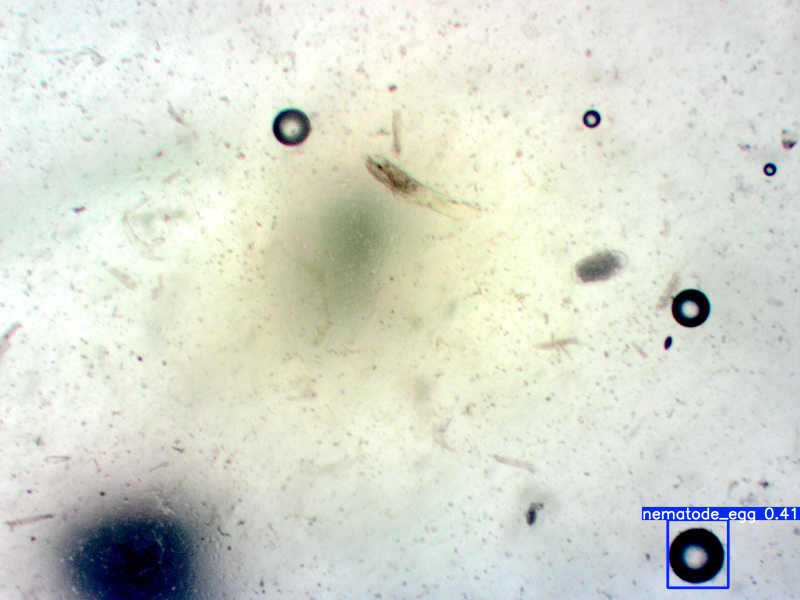
#> input picture YOLO/nematode_yolov5s/test/Image_05.tif, 1600 x 1200 px, found by its file name (shown at 1/2 size)
$ python image_process_a.py
#> lines starting #> are read from the running program, lines starting #| are printed output that depends on the picture; after the words box and inside, x2 and y2 are one past the last pixel; in counts of white or black regions, pixels touching at a corner belong together
import cv2
import numpy as np
import matplotlib.pyplot as plt

# Load the microscope image
image_path = "Data/Image_05.tif"  # Adjust the path if needed
image = cv2.imread(image_path)
#> image is the input picture: shape (1200, 1600, 3); mean B, G, R 206.9, 218.1, 214

# Convert to grayscale
gray = cv2.cvtColor(image, cv2.COLOR_BGR2GRAY)
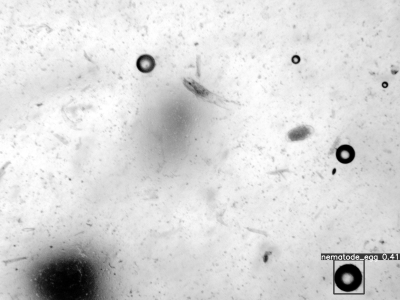
#> gray: shape (1200, 1600) (shown at 1/4 size); min 0, max 255, mean 215.6

# clahe = cv2.createCLAHE(clipLimit=2.0, tileGridSize=(8, 8))
# enhanced_gray = clahe.apply(gray)

# Apply Gaussian blur to reduce noise
blurred = cv2.GaussianBlur(gray, (5, 5), 1)

# Apply global thresholding first (removes unnecessary background variation)
_, global_thresh = cv2.threshold(blurred, 150, 255, cv2.THRESH_BINARY_INV)
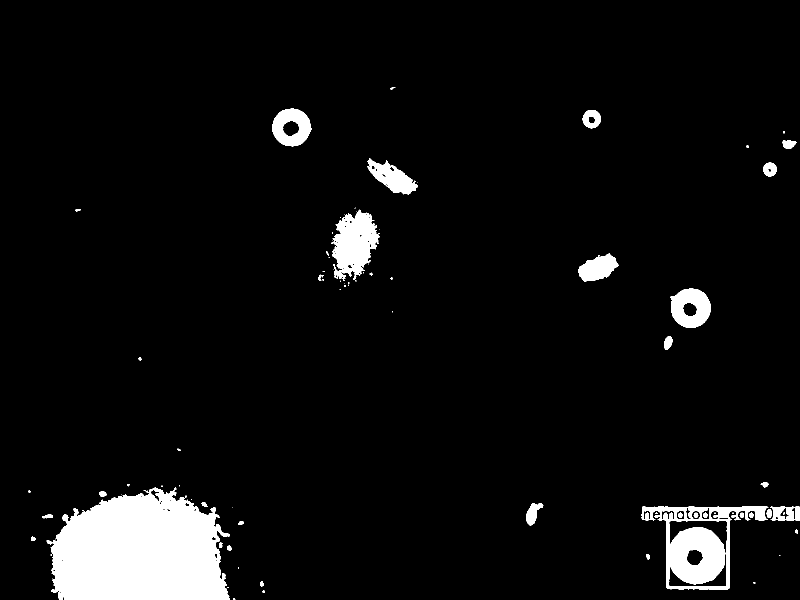
#> global_thresh: shape (1200, 1600) (shown at 1/2 size); 5.7% white; 91 white regions (53 under 20 px), largest, box (x1, y1, x2, y2) and area: (93, 975, 460, 1200) 63753, (1283, 1013, 1537, 1179) 16546, (662, 419, 759, 562) 8265

# Apply adaptive thresholding for fine details
adaptive_thresh = cv2.adaptiveThreshold(
    blurred, 255, cv2.ADAPTIVE_THRESH_GAUSSIAN_C, cv2.THRESH_BINARY_INV, 15, 4
)
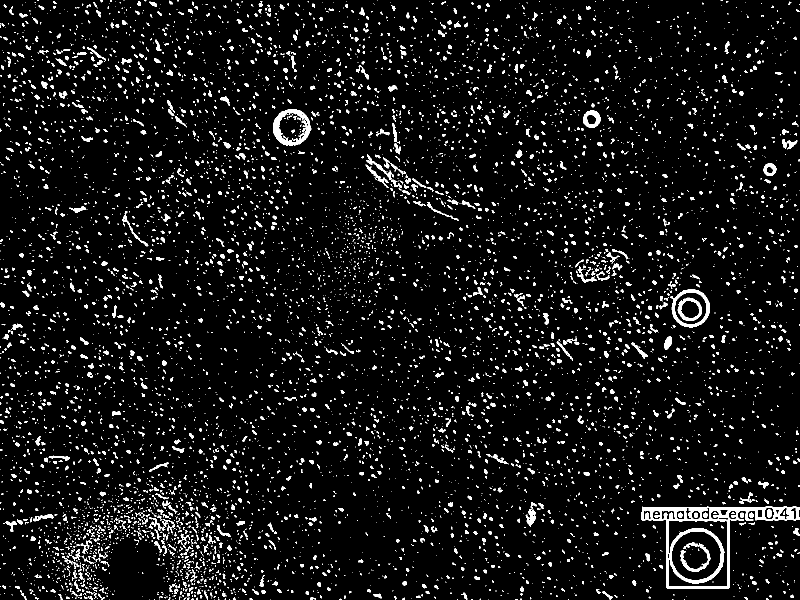
#> adaptive_thresh: shape (1200, 1600) (shown at 1/2 size); 6% white; 7525 white regions (5939 under 20 px), largest, box (x1, y1, x2, y2) and area: (1283, 1013, 1600, 1178) 7042, (1339, 1056, 1449, 1167) 2017, (546, 218, 623, 292) 2013

# Apply Canny edge detection to enhance contour visibility
edges = cv2.Canny(blurred, 75, 200)  # Increased thresholds to reduce noise artifacts
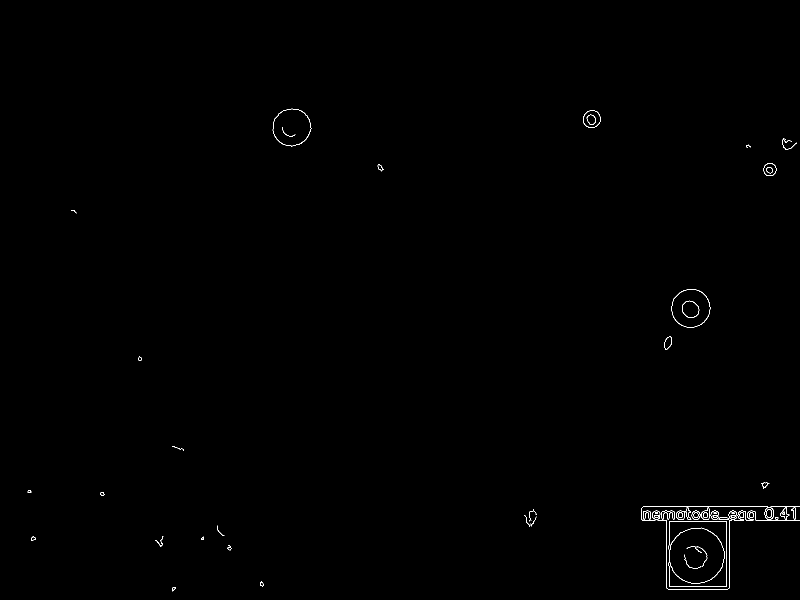
#> edges: shape (1200, 1600) (shown at 1/2 size); 0.27% white in thin lines or dots, all inside (x1, y1, x2, y2) = (55, 217, 1600, 1183)

# Combine both thresholding results (to balance detail and noise removal)
combined_thresh = cv2.bitwise_and(global_thresh, adaptive_thresh)
#> combined_thresh: shape (1200, 1600); 1.6% white; 1156 white regions (957 under 20 px), largest, box (x1, y1, x2, y2) and area: (1283, 1013, 1537, 1178) 5869, (1339, 1056, 1449, 1167) 2017, (546, 218, 623, 292) 2013
# combined_thresh = cv2.bitwise_or(adaptive_thresh, edges)

# Perform morphological operations to remove small noise
kernel = np.ones((3, 3), np.uint8)
cleaned = cv2.morphologyEx(combined_thresh, cv2.MORPH_CLOSE, kernel, iterations=5)
#> cleaned: shape (1200, 1600); 4.4% white; 60 white regions (29 under 20 px), largest, box (x1, y1, x2, y2) and area: (93, 971, 471, 1200) 47917, (1283, 1013, 1600, 1178) 13457, (652, 431, 759, 559) 4872
cleaned = cv2.morphologyEx(cleaned, cv2.MORPH_OPEN, kernel, iterations=2)
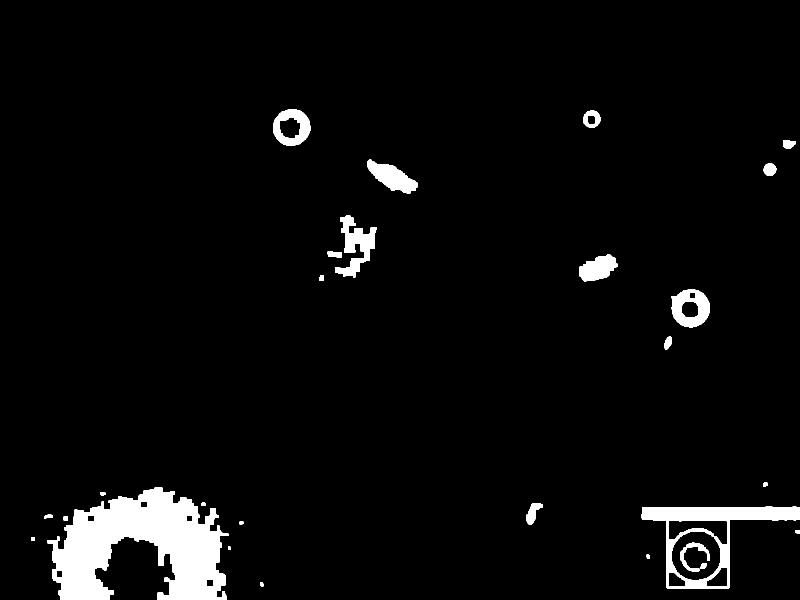
#> cleaned: shape (1200, 1600) (shown at 1/2 size); 4.3% white; 27 white regions

# Find contours
contours, _ = cv2.findContours(cleaned, cv2.RETR_EXTERNAL, cv2.CHAIN_APPROX_SIMPLE)
#> contours = 25 contours; largest, box (x1, y1, x2, y2) and area: (94, 975, 457, 1200) 46942, (1283, 1013, 1600, 1178) 25204, (1343, 579, 1420, 655) 4530, (546, 218, 622, 292) 4226, (670, 431, 754, 555) 4046

# Filtering criteria
filtered_contours = []
min_area = 200  # Ignore small objects
max_area = 5000  # Ignore very large objects (e.g., frame artifacts)
aspect_ratio_threshold = 1.2  # Must be elongated
solidity_threshold = 0.85  # Filter out hollow bubbles and irregular debris

for cnt in contours:
    area = cv2.contourArea(cnt)
    if area < min_area or area > max_area:
        continue  # Skip objects too small or too large

    if len(cnt) >= 5:  # At least 5 points needed to fit an ellipse
        ellipse = cv2.fitEllipse(cnt)
        (x, y), (major_axis, minor_axis), angle = ellipse  # Get ellipse parameters
        aspect_ratio = max(major_axis, minor_axis) / min(major_axis, minor_axis)

        # Compute convex hull solidity (to eliminate bubbles and irregular debris)
        hull = cv2.convexHull(cnt)
        hull_area = cv2.contourArea(hull)
        solidity = area / hull_area if hull_area > 0 else 0

        if aspect_ratio > aspect_ratio_threshold and solidity > solidity_threshold:
            filtered_contours.append(cnt)
#> this loop made 25 passes
#> (area, x, y, major_axis, minor_axis, angle, aspect_ratio, hull_area) on passes 10, 15, 16, 18, 19, 20, 21: (682.5, 1067.2, 1024.2, 21.18, 54.85, 26.41, 2.59, 842.5), (253.5, 1335.8, 685.2, 12.62, 26.96, 19.45, 2.14, 263.5), (4530.5, 1380.8, 615.8, 75.54, 77.01, 105.1, 1.02, 4658.5), (2661, 1195.7, 536.3, 43.23, 80.93, 67.23, 1.87, 2943), (266, 671.9, 508.4, 11.62, 38.95, 93.13, 3.35, 284), (4046.5, 707.3, 489.1, 73.7, 122.5, 16.4, 1.66, 7673.5), (483.5, 1539.4, 338.8, 24.54, 25.36, 24.69, 1.03, 495.5)
#> after the loop, filtered_contours = 5 contours; box (x1, y1, x2, y2) and area: (735, 319, 835, 388) 3306, (1158, 508, 1236, 563) 2661, (1566, 281, 1592, 297) 296, (655, 503, 684, 515) 266, (1329, 673, 1344, 699) 254

# Draw only filtered contours on the original image
output_image = image.copy()
cv2.drawContours(output_image, filtered_contours, -1, (0, 255, 0), 2)
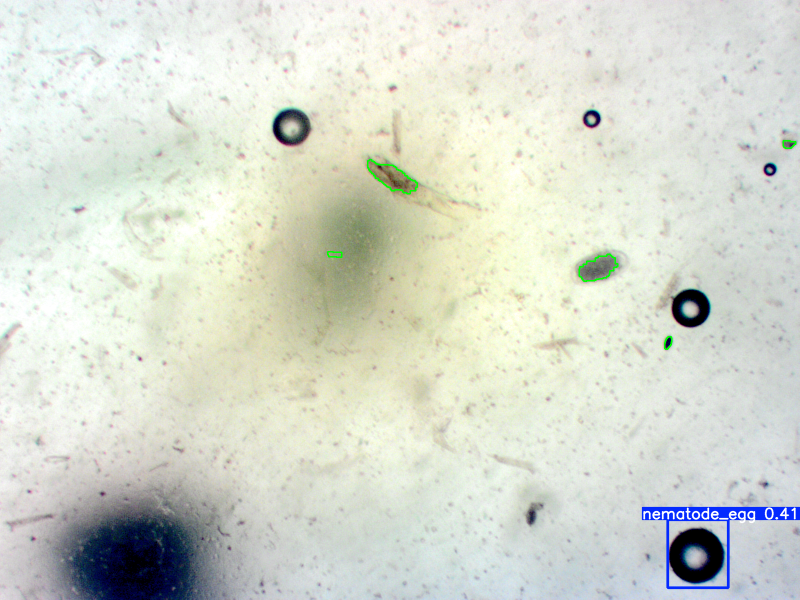
#> output_image: shape (1200, 1600, 3) (shown at 1/2 size); 0.12% of pixels changed, all inside (x1, y1, x2, y2) = (654, 280, 1593, 700)

# Display results
num_eggs = len(filtered_contours)
#> num_eggs = 5
plt.figure(figsize=(10, 5))
plt.subplot(1, 2, 1)
plt.imshow(edges, cmap="gray")
plt.title("Grayscale Image")

plt.subplot(1, 2, 2)
plt.imshow(cv2.cvtColor(output_image, cv2.COLOR_BGR2RGB))
plt.title(f"Detected Nematode Eggs: {num_eggs}")

plt.show()
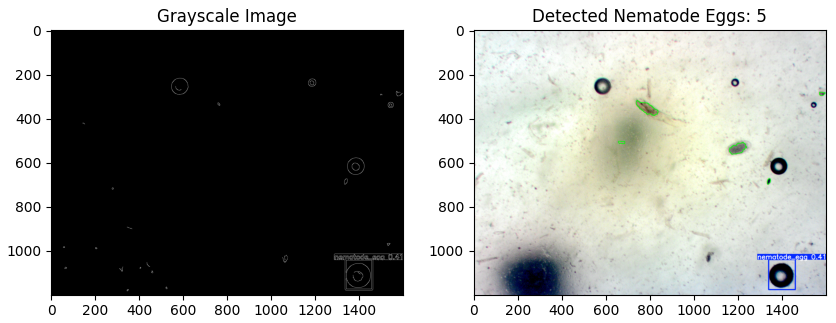
#> figure drawn by matplotlib, 2 panels

$ run again, with YOLO/nematode_yolov5s/test/Image_01.tif copied over YOLO/nematode_yolov5s/test/Image_05.tif
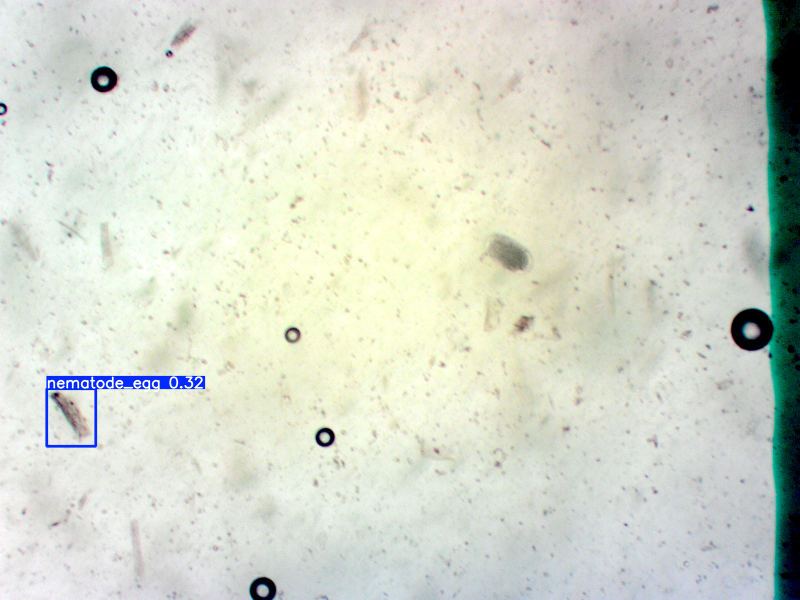
#> input picture YOLO/nematode_yolov5s/test/Image_01.tif, 1600 x 1200 px, found by its file name (shown at 1/2 size)
#> image is the input picture: shape (1200, 1600, 3); mean B, G, R 204.3, 216.9, 212.1
#> `_, global_thresh = cv2.threshold(blurred, 150, 255, cv2.THRESH_BINARY_..`:
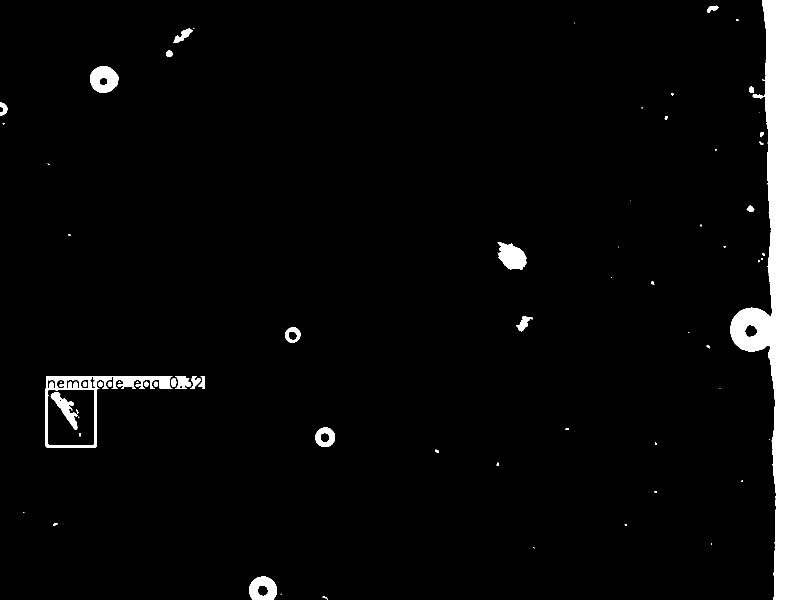
#> global_thresh: shape (1200, 1600) (shown at 1/2 size); 5% white; 70 white regions (34 under 20 px), largest, box (x1, y1, x2, y2) and area: (1460, 0, 1600, 1200) 76797, (91, 752, 345, 895) 6020, (180, 132, 238, 186) 2177
#> adaptive_thresh: shape (1200, 1600); 5.3% white; 6626 white regions (5280 under 20 px), largest, box (x1, y1, x2, y2) and area: (91, 751, 411, 896) 6778, (1462, 617, 1548, 702) 1450, (182, 133, 235, 185) 1432
#> edges: shape (1200, 1600); 0.29% white in thin lines or dots, all inside (x1, y1, x2, y2) = (0, 101, 1553, 1200)
#> combined_thresh: shape (1200, 1600); 1.4% white; 1023 white regions (881 under 20 px), largest, box (x1, y1, x2, y2) and area: (91, 752, 345, 895) 5502, (1462, 617, 1548, 702) 1450, (182, 133, 235, 185) 1432
#> contours = 15 contours; largest, box (x1, y1, x2, y2) and area: (1462, 0, 1600, 1200) 57576, (91, 752, 410, 895) 19636, (182, 133, 234, 185) 2054, (996, 487, 1053, 539) 2048, (500, 1154, 552, 1200) 1951
#> the loop `for cnt in contours:` made 15 passes
#> (area, x, y, major_axis, minor_axis, angle, aspect_ratio, hull_area) on passes 2, 3, 5, 6, 7, 11, 13: (1951, 525.5, 1181.1, 51.92, 53.93, 19.82, 1.04, 1989.5), (1090, 650, 874.4, 36.49, 38.28, 56.24, 1.05, 1111.5), (685, 585, 669.6, 28.56, 31.14, 49.35, 1.09, 709.5), (339, 1046.5, 646.4, 17.15, 30.14, 29.35, 1.76, 434.5), (2048, 1024, 513.7, 42.85, 62.76, 129.4, 1.46, 2202), (2053.5, 207.4, 158.5, 50.3, 52.27, 75.78, 1.04, 2093.5), (404.5, 365.6, 70.26, 14.8, 40.31, 54.18, 2.72, 504.5)
#> after the loop `for cnt in contours:`: filtered_contours = 1 contour; box (x1, y1, x2, y2) and area: (996, 487, 1053, 539) 2048
#> output_image: shape (1200, 1600, 3); 0.03% of pixels changed, all inside (x1, y1, x2, y2) = (995, 486, 1054, 540)
#> num_eggs = 1
#> `plt.show()`:
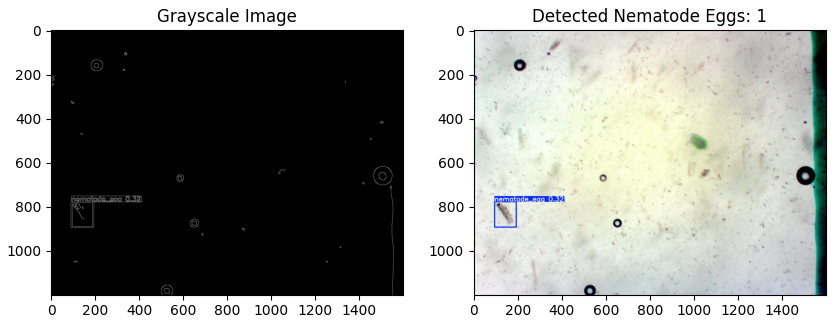
#> figure drawn by matplotlib, 2 panels

$ run again, with YOLO/nematode_yolov5s/test/Image_16.tif copied over YOLO/nematode_yolov5s/test/Image_05.tif
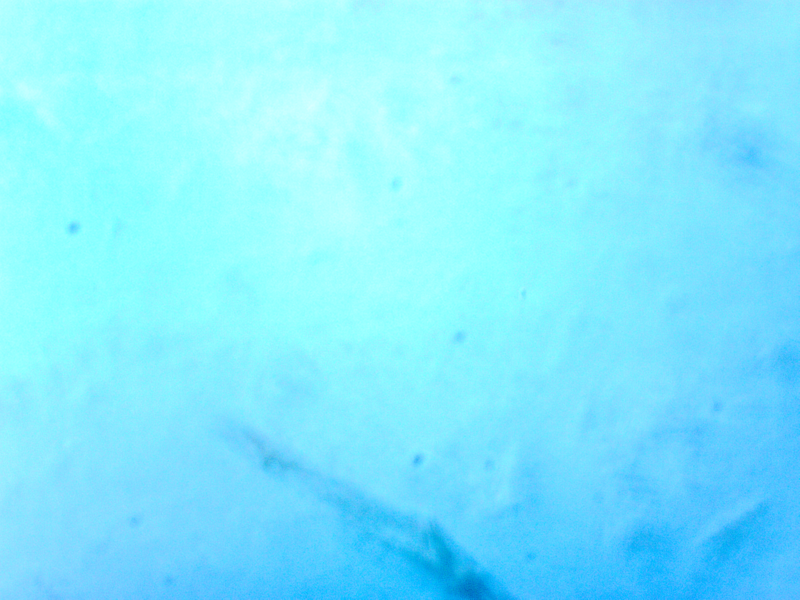
#> input picture YOLO/nematode_yolov5s/test/Image_16.tif, 1600 x 1200 px, found by its file name (shown at 1/2 size)
#> image is the input picture: shape (1200, 1600, 3); mean B, G, R 254.7, 233.6, 131
#> `_, global_thresh = cv2.threshold(blurred, 150, 255, cv2.THRESH_BINARY_..`:
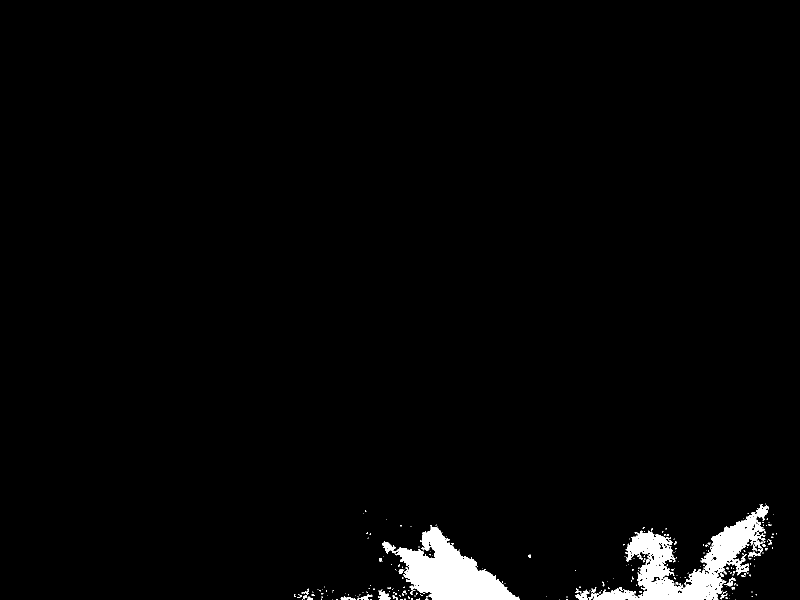
#> global_thresh: shape (1200, 1600) (shown at 1/2 size); 2.2% white; 253 white regions (218 under 20 px), largest, box (x1, y1, x2, y2) and area: (1177, 1008, 1538, 1200) 20448, (764, 1050, 1040, 1200) 17812, (756, 1179, 781, 1200) 295
#> adaptive_thresh: shape (1200, 1600); 0.6% white in thin lines or dots
#> edges: shape (1200, 1600); every value is 0
#> combined_thresh: shape (1200, 1600); 0.22% white in thin lines or dots, all inside (x1, y1, x2, y2) = (588, 1007, 1554, 1200)
#> contours = 30 contours, 1 with area under 20; largest, box (x1, y1, x2, y2) and area: (1250, 1008, 1544, 1200) 20660, (756, 1158, 864, 1200) 1902, (829, 1050, 901, 1137) 1663, (1151, 1175, 1218, 1200) 1138, (916, 1163, 956, 1200) 728
#> the loop `for cnt in contours:` made 30 passes
#> (area, x, y, major_axis, minor_axis, angle, aspect_ratio, hull_area) on passes 4, 6, 8, 10, 11, 12, 13: (341, 712.2, 1194.2, 14.94, 57.34, 89.41, 3.84, 572.5), (458, 609.2, 1192.7, 18.65, 38.56, 80.72, 2.07, 508), (521.5, 1231.9, 1188.1, 20.02, 75.82, 94.41, 3.79, 659.5), (1138, 1181.2, 1187.1, 24, 66.97, 85.85, 2.79, 1413.5), (237.5, 970.5, 1174.2, 17.76, 29.42, 71.06, 1.66, 268.5), (257, 1002.3, 1173.2, 19.27, 23.69, 77.59, 1.23, 340), (728, 932.4, 1182.2, 28.96, 42.11, 132.5, 1.45, 1024)
#> after the loop `for cnt in contours:`: filtered_contours = 3 contours; box (x1, y1, x2, y2) and area: (589, 1183, 627, 1200) 458, (960, 1170, 986, 1183) 238, (899, 1099, 918, 1115) 210
#> output_image: shape (1200, 1600, 3); 0.04% of pixels changed, all inside (x1, y1, x2, y2) = (588, 1098, 987, 1200)
#> num_eggs = 3
#> `plt.show()`:
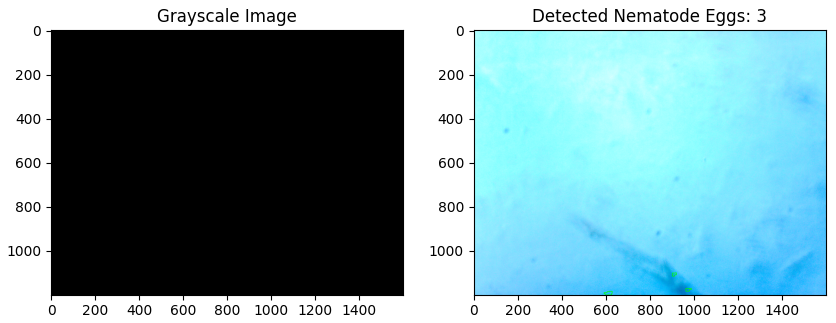
#> figure drawn by matplotlib, 2 panels
